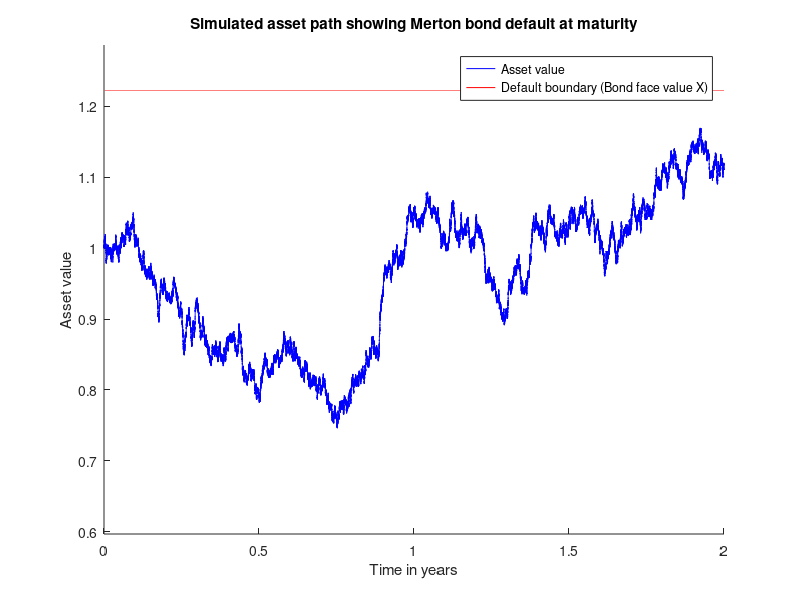

Write the MATLAB code that produced this figure.
function DemonstrateDefault()
	clc
	clear all
	close all
	
	randn('state',5); % Remove this later
	
	T		= 2;
	a0		= 1;
	mu		= 0.05;
	sigma	= 0.2;

	N		= 2^18;
	h		= T/N;		% Set mesh to be very fine
	w		= randn(N,1);
	W		= [0; cumsum(w)*sqrt(h)];
	
	% Generate our Black Scholes asset path 
	finePath = GenerateBSPathEuler(a0,mu,sigma,N,T,W);
	% Calculate the relative times so our graph x axis is in years
	fineTimes = [0:h:T];
	
	defaultHTimes	= fineTimes;
	defaultHVals	= 1.1*finePath(end)*ones(1,length(defaultHTimes))';
	
	hold on
	plot(fineTimes,finePath,'b');
% 	plot(max(fineTimes),0.9*finePath(end),'b');
	plot(defaultHTimes,defaultHVals,'r-');
	axis([0,T,0.8*min(finePath),1.1*max(finePath)]);
	title('Simulated asset path showing Merton bond default at maturity');
	xlabel('Time in years');
	ylabel('Asset value');
	legText(1) = {['Asset value']};
	legText(2) = {['Default boundary (Bond face value X)']};
	legend(legText);
	
end


function [aPath] = GenerateBSPathEuler(a0,mu,sigma,N,T,W)
	h		= T/N;
	
	% Store the path of our asset process in a predefined
	% variable for speed.
	aPath	= zeros(1,N+1);
	% Set our initial value for the process a_t at time t=0;
	aPath(1)= a0;
	
	a_i	= mu;
	b_i	= sigma;
	
	for ind = 1 : 1 : N
		aPath(ind+1) = aPath(ind) + h*a_i + b_i*(W(ind+1)-W(ind));
	end
end












